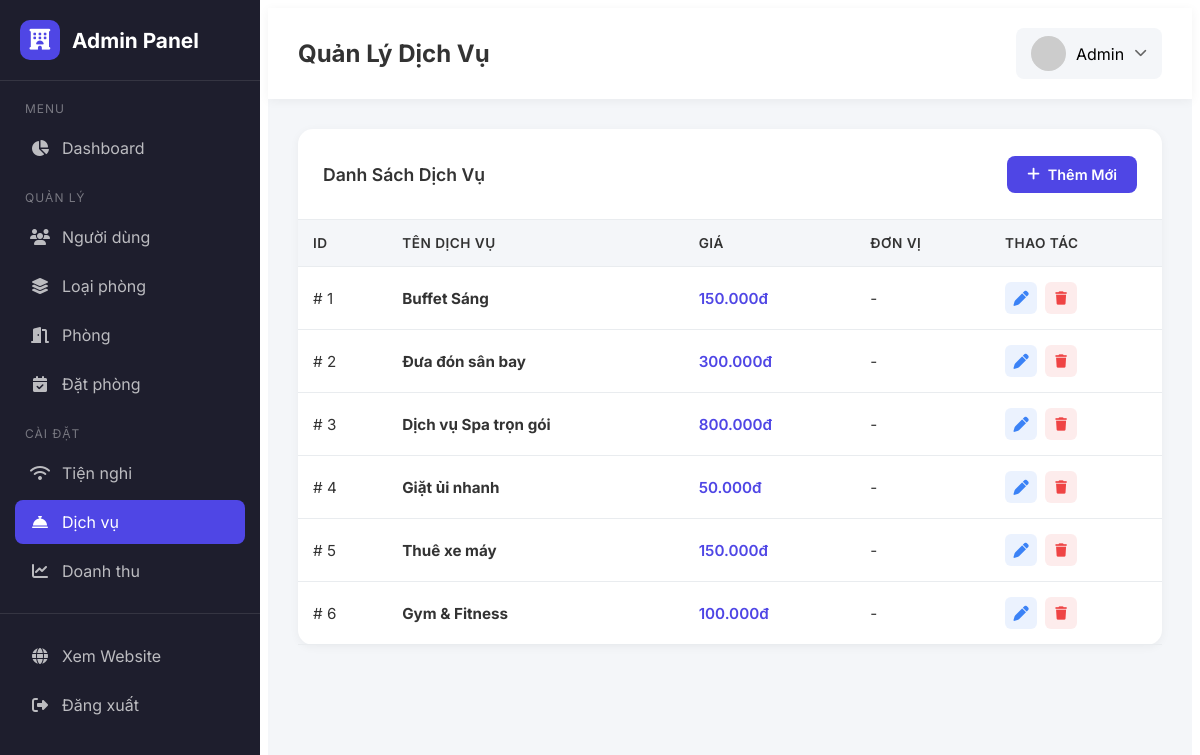
Page /public/admin/services (signed in) on the committed database.
### tables this page shows
CREATE TABLE `services` (
  `id` int(11) NOT NULL,
  `name` varchar(100) DEFAULT NULL,
  `price` decimal(12,2) DEFAULT NULL,
  `description` text DEFAULT NULL,
  `type` enum('addon','standalone') DEFAULT NULL,
  `is_active` tinyint(1) DEFAULT 1
);

### App/Controllers/Admin/ServiceController.php (called while the page is built, shortened)
<?php
class ServiceController extends Controller
{
    private Service $serviceModel;
    public function __construct()
    {
        $this->serviceModel = new Service();
    }
    public function index(): void
    {
        $services = $this->serviceModel->getAll();
        $this->render('Admin/services/index', [
            'title' => 'Quản lý dịch vụ - Admin',
            'pageTitle' => 'Quản Lý Dịch Vụ',
            'currentPage' => 'services',
            'services' => $services,
        ]);
    }
}

### Public/index.php (called while the page is built, shortened)
<?php
require __DIR__ . '/bootstrap.php';
Router::dispatch();

### App/Core/Help.php (called while the page is built, shortened)
<?php
function url(string $path = ''): string
{
    $baseUrl = defined('APP_URL') ? rtrim(APP_URL, '/') : '/doan/public';
    return $baseUrl . '/' . ltrim($path, '/');
}

### Public/bootstrap.php (called while the page is built, shortened)
<?php
spl_autoload_register(function (string $class): void {
    $prefix = 'App\\';
    $baseDir = BASE_PATH . DIRECTORY_SEPARATOR . 'App' . DIRECTORY_SEPARATOR;
    $len = strlen($prefix);
    $relativeClass = substr($class, $len);
    $file = $baseDir . str_replace('\\', DIRECTORY_SEPARATOR, $relativeClass) . '.php';
});
require BASE_PATH . DIRECTORY_SEPARATOR . 'App' . DIRECTORY_SEPARATOR . 'Core' . DIRECTORY_SEPARATOR . 'Help.php';

### App/Core/Database.php (called while the page is built, shortened)
<?php
class Database
{
    private static ?Database $instance = null;
    private ?PDO $pdo = null;
    private array $config;
    private function __construct()
    {
        $configPath = dirname(__DIR__, 2) . DIRECTORY_SEPARATOR . 'Config' . DIRECTORY_SEPARATOR . 'database.php';
        $this->config = require $configPath;
    }
    public static function getInstance(): self
    {
        if (self::$instance === null) {
            self::$instance = new self();
        }
        return self::$instance;
    }
    private function connect(): void
    {
        $dsn = sprintf(
            'mysql:host=%s;port=%d;dbname=%s;charset=%s',
            $this->config['host'],
            $this->config['port'] ?? 3306,
            $this->config['dbname'],
            $this->config['charset'] ?? 'utf8mb4'
        );
        try {
            $this->pdo = new PDO(
                $dsn,
                $this->config['username'],
                $this->config['password'],
                $this->config['options'] ?? []
            );
        } catch (PDOException $e) {
            throw new PDOException(
                'Kết nối database thất bại: ' . $e->getMessage(),
                (int) $e->getCode()
            );
        }
    }
    public function getConnection(): PDO
    {
        return $this->pdo;
    }
}

### Config/database.php (called while the page is built)
<?php
return [
    'host'     => 'localhost',
    'port'     => 3306,
    'dbname'   => 'booking_hotel',
    'username' => 'root',
    'password' => '',
    'charset'  => 'utf8mb4',
    'options'  => [
        PDO::ATTR_ERRMODE            => PDO::ERRMODE_EXCEPTION,
        PDO::ATTR_DEFAULT_FETCH_MODE => PDO::FETCH_ASSOC,
        PDO::ATTR_EMULATE_PREPARES   => false,
    ],
];

### App/Core/Model.php (called while the page is built, shortened)
<?php
abstract class Model
{
    protected PDO $pdo;
    protected string $table = '';
    public function __construct()
    {
        $this->pdo = Database::getInstance()->getConnection();
    }
    public function getAll(): array
    {
        $sql = "SELECT * FROM `{$this->table}`";
        $stmt = $this->pdo->query($sql);
        return $stmt->fetchAll(PDO::FETCH_ASSOC) ?: [];
    }
}

### App/Views/Admin/services/index.php (the view)
<div class="admin-card">
    <div class="admin-card-header">
        <h2 class="admin-card-title">Danh Sách Dịch Vụ</h2>
        <a href="<?= \App\Core\url('/admin/services/create') ?>" class="admin-btn admin-btn-primary">
            <i class="fa-solid fa-plus"></i> Thêm Mới
        </a>
    </div>
    <div class="admin-card-body" style="padding: 0;">
        <table class="admin-table">
            <thead>
                <tr>
                    <th>ID</th>
                    <th>Tên Dịch Vụ</th>
                    <th>Giá</th>
                    <th>Đơn Vị</th>
                    <th>Thao Tác</th>
                </tr>
            </thead>
            <tbody>
                <?php if (!empty($services)): ?>
                    <?php foreach ($services as $service): ?>
                        <tr>
                            <td>#
                                <?= $service['id'] ?>
                            </td>
                            <td><strong>
                                    <?= htmlspecialchars($service['name']) ?>
                                </strong></td>
                            <td style="font-weight: 600; color: var(--admin-primary);">
                                <?= number_format($service['price'] ?? 0, 0, ',', '.') ?>đ
                            </td>
                            <td>
                                <?= htmlspecialchars($service['unit'] ?? '-') ?>
                            </td>
                            <td>
                                <div class="action-btns">
                                    <a href="<?= \App\Core\url('/admin/services/' . $service['id'] . '/edit') ?>" class="action-btn action-btn-edit"
                                        title="Sửa">
                                        <i class="fa-solid fa-pen"></i>
                                    </a>
                                    <form action="<?= \App\Core\url('/admin/services/' . $service['id'] . '/delete') ?>" method="POST"
                                        style="display: inline;" onsubmit="return confirm('Bạn có chắc muốn xóa?');">
                                        <button type="submit" class="action-btn action-btn-delete" title="Xóa">
                                            <i class="fa-solid fa-trash"></i>
                                        </button>
                                    </form>
                                </div>
                            </td>
                        </tr>
                    <?php endforeach; ?>
                <?php else: ?>
                    <tr>
                        <td colspan="5" style="text-align: center; padding: 30px; color: #666;">Chưa có dịch vụ nào</td>
                    </tr>
                <?php endif; ?>
            </tbody>
        </table>
    </div>
</div>

### App/Core/Router.php (shortened to what this page needs)
<?php
class Router
{
    private static array $routes = [];
    private static ?string $basePath = null;
    private static function addRoute(string $method, string $path, string $controller, string $action, $middlewares = []): void
    {
        $middlewares = is_array($middlewares) ? $middlewares : [$middlewares];
        self::$routes[] = [
            'method' => strtoupper($method),
            'path' => self::normalizePath($path),
            'controller' => $controller,
            'action' => $action,
            'middlewares' => array_filter($middlewares),
        ];
    }
    private static function normalizePath(string $path): string
    {
        $path = trim($path, '/');
        return $path === '' ? '/' : '/' . $path;
    }
    public static function dispatch(): void
    {
        $method = $_SERVER['REQUEST_METHOD'] ?? 'GET';
        $uri = self::getCurrentUri();
        foreach (self::$routes as $route) {
            if ($route['method'] !== $method) {
                continue;
            }
            $params = [];
            if (self::matchRoute($route['path'], $uri, $params)) {
                $controllerClass = $route['controller'];
                $action = $route['action'];
                $middlewares = $route['middlewares'] ?? [];
                $runController = function () use ($controllerClass, $action, $params) {
                    if (!class_exists($controllerClass)) {
                        self::handleError(404, "Controller not found: {$controllerClass}");
                        return;
                    }
                    $controller = new $controllerClass();
                    if (!method_exists($controller, $action)) {
                        self::handleError(404, "Method not found: {$controllerClass}::{$action}()");
                        return;
                    }
                    call_user_func_array([$controller, $action], $params);
                };
                $next = $runController;
                foreach (array_reverse($middlewares) as $middlewareClass) {
                    $current = $next;
                    $next = function () use ($middlewareClass, $current) {
                        $m = new $middlewareClass();
                        $m->handle($current);
                    };
                }
                $next();
                return;
            }
        }
    }
    private static function matchRoute(string $pattern, string $uri, array &$params = []): bool
    {
        $params = [];
        $patternParts = explode('/', trim($pattern, '/'));
        $uriParts = explode('/', trim($uri, '/'));
        if (count($patternParts) !== count($uriParts)) {
            return false;
        }
        foreach ($patternParts as $index => $part) {
            if (preg_match('/^{(\w+)}$/', $part, $matches)) {
                $params[] = $uriParts[$index] ?? null;
            } elseif ($part !== ($uriParts[$index] ?? '')) {
                return false;
            }
        }
        return true;
    }
    private static function getCurrentUri(): string
    {
        $uri = $_SERVER['REQUEST_URI'] ?? '/';
        $uri = parse_url($uri, PHP_URL_PATH);
        $basePath = self::getBasePath();
        if ($basePath && strpos($uri, $basePath) === 0) {
            $uri = substr($uri, strlen($basePath));
        }
        return self::normalizePath($uri);
    }
    private static function getBasePath(): string
    {
        if (self::$basePath !== null) {
            return self::$basePath;
        }
        $scriptName = $_SERVER['SCRIPT_NAME'] ?? '';
        $scriptDir = dirname($scriptName);
        self::$basePath = $scriptDir === '/' ? '' : $scriptDir;
        return self::$basePath;
    }
    public static function setBasePath(string $path): void
    {
        self::$basePath = rtrim($path, '/');
    }
}

### Public/assets/css/admin.css (style rules this page uses)
:root { --admin-primary: #4f46e5; --admin-primary-dark: #4338ca; --admin-sidebar-bg: #1e1e2d; --admin-sidebar-hover: #2a2a3d; --admin-header-bg: #fff; --admin-body-bg: #f4f6f9; --admin-card-bg: #fff; --admin-text: #333; --admin-text-light: #6c757d; --admin-border: #e9ecef; --admin-success: #10b981; --admin-warning: #f59e0b; --admin-danger: #ef4444; --admin-info: #3b82f6; --admin-font: 'Inter', -apple-system, BlinkMacSystemFont, 'Segoe UI', Roboto, sans-serif; }
.admin-wrapper *:not(i):not([class*="fa-"]) { font-family: inherit; }
.admin-card { background: var(--admin-card-bg); border-radius: 15px; box-shadow: 0 2px 10px rgba(0, 0, 0, 0.05); margin-bottom: 25px; }
.admin-card-header { padding: 20px 25px; border-bottom: 1px solid var(--admin-border); display: flex; align-items: center; justify-content: space-between; }
.admin-card-title { font-size: 1.1rem; font-weight: 600; color: var(--admin-text); }
.admin-card-body { padding: 25px; }
.admin-table { width: 100%; border-collapse: collapse; }
.admin-table th, .admin-table td { padding: 15px; text-align: left; border-bottom: 1px solid var(--admin-border); }
.admin-table th { background: var(--admin-body-bg); font-weight: 600; color: var(--admin-text); font-size: 0.85rem; text-transform: uppercase; letter-spacing: 0.5px; }
.admin-table td { color: var(--admin-text); font-size: 0.95rem; }
.admin-btn { display: inline-flex; align-items: center; gap: 8px; padding: 10px 20px; border-radius: 8px; font-weight: 600; font-size: 0.9rem; cursor: pointer; border: none; transition: all 0.2s ease; text-decoration: none; }
.admin-btn-primary { background: var(--admin-primary); color: #fff; }
.action-btns { display: flex; gap: 8px; }
.action-btn { width: 32px; height: 32px; border-radius: 6px; display: flex; align-items: center; justify-content: center; cursor: pointer; border: none; transition: all 0.2s ease; text-decoration: none; }
.action-btn-edit { background: rgba(59, 130, 246, 0.1); color: var(--admin-info); }
.action-btn-delete { background: rgba(239, 68, 68, 0.1); color: var(--admin-danger); }

### rows in the picture
services: id "1", name "Buffet Sáng", price "150.000", unit "-"
services: id "2", name "Đưa đón sân bay", price "300.000", unit "-"
services: id "3", name "Dịch vụ Spa trọn gói", price "800.000", unit "-"
services: id "4", name "Giặt ủi nhanh", price "50.000", unit "-"
services: id "5", name "Thuê xe máy", price "150.000", unit "-"
services: id "6", name "Gym & Fitness", price "100.000", unit "-"
